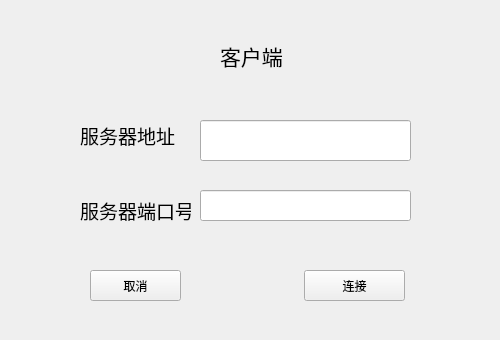
<?xml version="1.0" encoding="UTF-8"?>
<ui version="4.0">
 <class>Widget</class>
 <widget class="QWidget" name="Widget">
  <property name="geometry">
   <rect>
    <x>0</x>
    <y>0</y>
    <width>500</width>
    <height>340</height>
   </rect>
  </property>
  <property name="windowTitle">
   <string>Widget</string>
  </property>
  <widget class="QLineEdit" name="ipLineEdit">
   <property name="geometry">
    <rect>
     <x>200</x>
     <y>120</y>
     <width>211</width>
     <height>41</height>
    </rect>
   </property>
  </widget>
  <widget class="QLabel" name="label">
   <property name="geometry">
    <rect>
     <x>220</x>
     <y>30</y>
     <width>71</width>
     <height>51</height>
    </rect>
   </property>
   <property name="font">
    <font>
     <family>微软雅黑</family>
     <pointsize>16</pointsize>
    </font>
   </property>
   <property name="text">
    <string>客户端</string>
   </property>
  </widget>
  <widget class="QLabel" name="label_2">
   <property name="geometry">
    <rect>
     <x>80</x>
     <y>120</y>
     <width>111</width>
     <height>31</height>
    </rect>
   </property>
   <property name="font">
    <font>
     <family>微软雅黑</family>
     <pointsize>14</pointsize>
    </font>
   </property>
   <property name="text">
    <string>服务器地址</string>
   </property>
  </widget>
  <widget class="QLineEdit" name="portLineEdit">
   <property name="geometry">
    <rect>
     <x>200</x>
     <y>190</y>
     <width>211</width>
     <height>31</height>
    </rect>
   </property>
  </widget>
  <widget class="QLabel" name="label_3">
   <property name="geometry">
    <rect>
     <x>80</x>
     <y>200</y>
     <width>111</width>
     <height>21</height>
    </rect>
   </property>
   <property name="font">
    <font>
     <family>微软雅黑</family>
     <pointsize>14</pointsize>
    </font>
   </property>
   <property name="text">
    <string>服务器端口号</string>
   </property>
  </widget>
  <widget class="QPushButton" name="cancelButton">
   <property name="geometry">
    <rect>
     <x>90</x>
     <y>270</y>
     <width>91</width>
     <height>31</height>
    </rect>
   </property>
   <property name="text">
    <string>取消</string>
   </property>
  </widget>
  <widget class="QPushButton" name="connectButton">
   <property name="geometry">
    <rect>
     <x>304</x>
     <y>270</y>
     <width>101</width>
     <height>31</height>
    </rect>
   </property>
   <property name="text">
    <string>连接</string>
   </property>
  </widget>
 </widget>
 <resources/>
 <connections/>
</ui>
